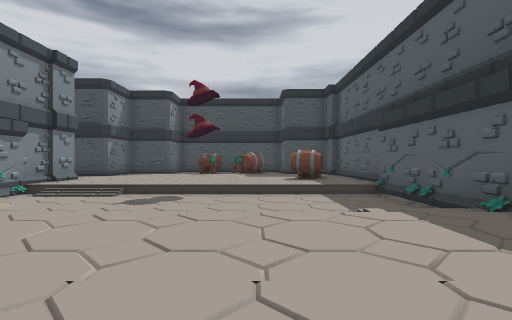
view 1 (above)

19 first-person views from a walk through a 3-D level made in the Godot game engine. The camera is 1.3 m above the floor, looks level and sees 85° across. The floor is counted in squares, 2 m on a side. Each view is taken from the middle of a square. On the plan, view 1 faces up. The plan holds only what a view shows up to about 9 squares ahead; the rest is blank. The place goes on beyond the plan. Characters and animated objects are left out.

view 2
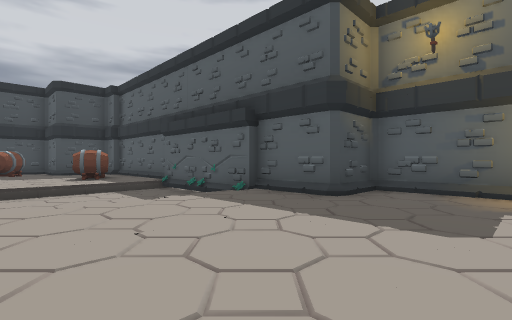

view 3
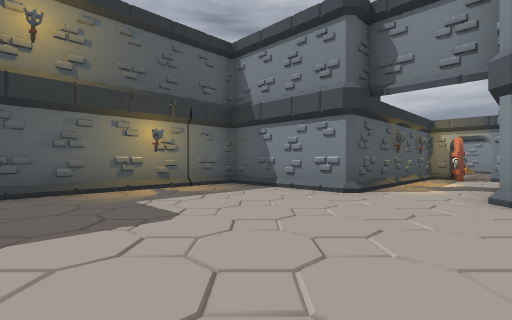

view 4
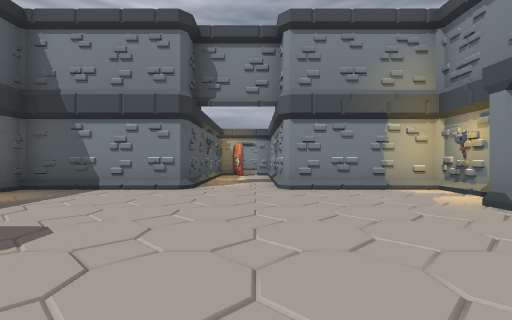

view 5
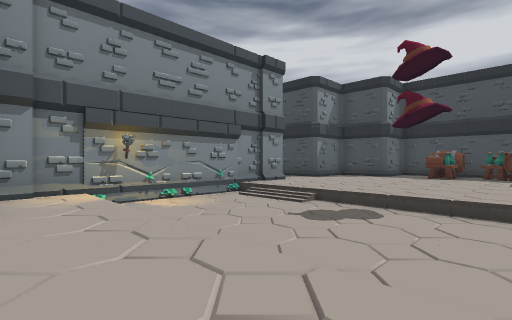

view 6
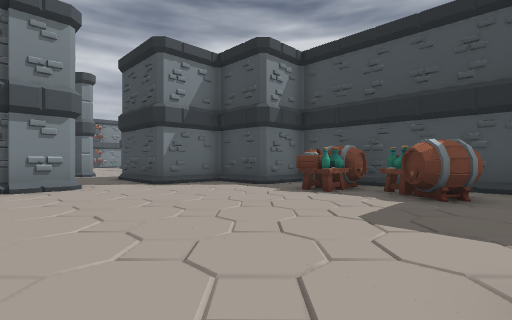

view 7
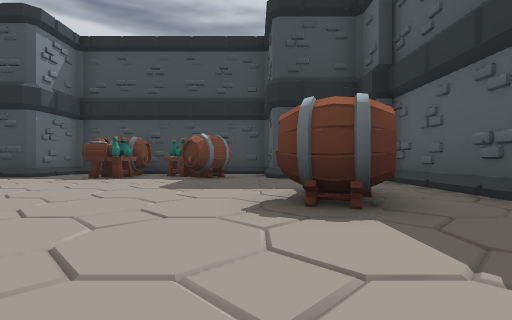

view 8
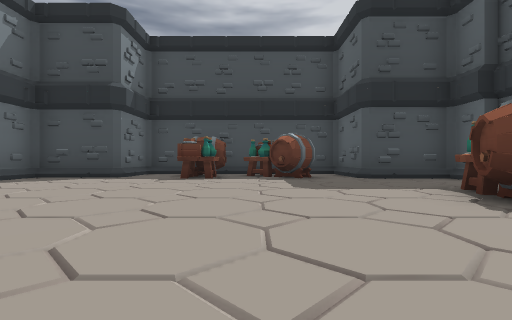

view 9
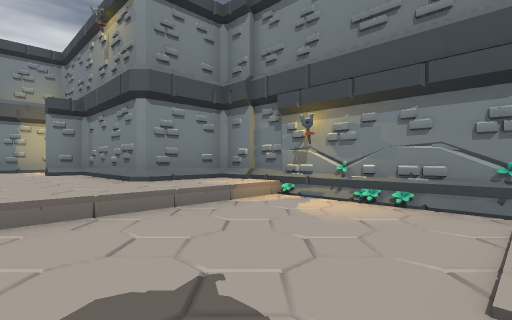

view 10
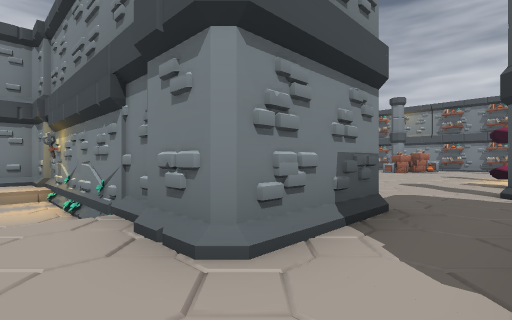

view 11
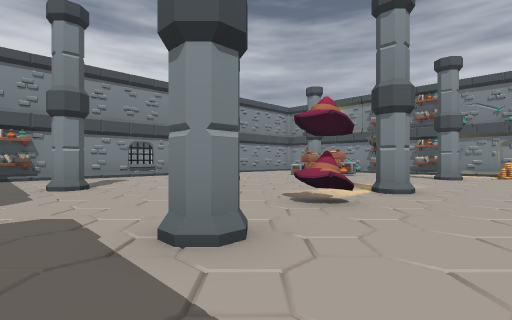

view 12
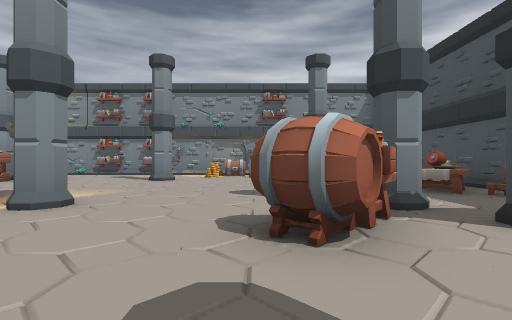

view 13
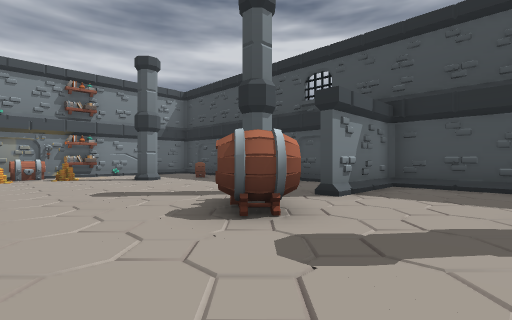

view 14
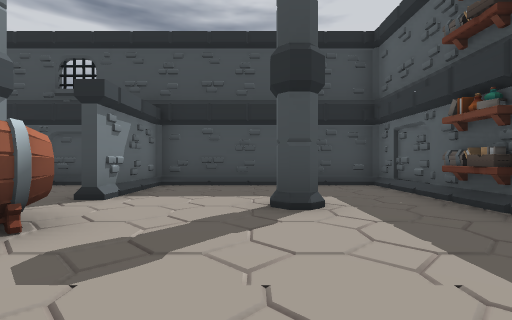

view 15
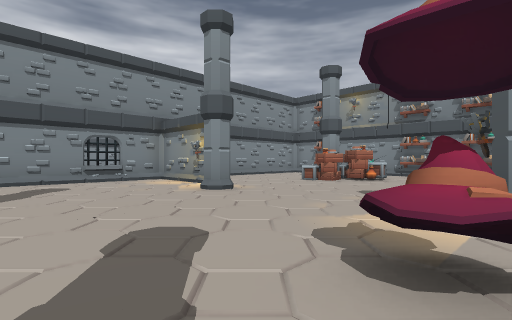

view 16
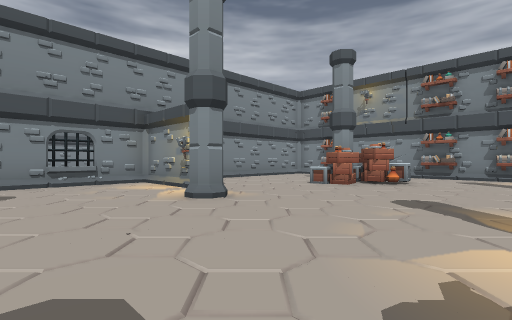

view 17
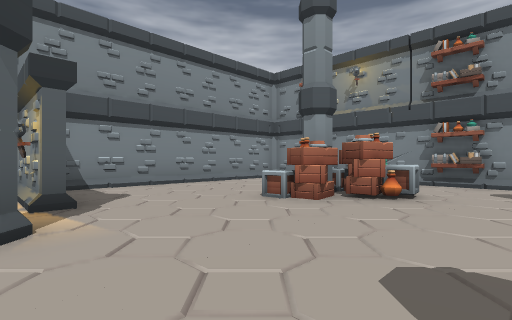

view 18
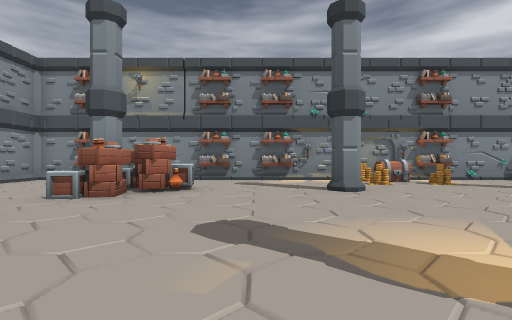

view 19
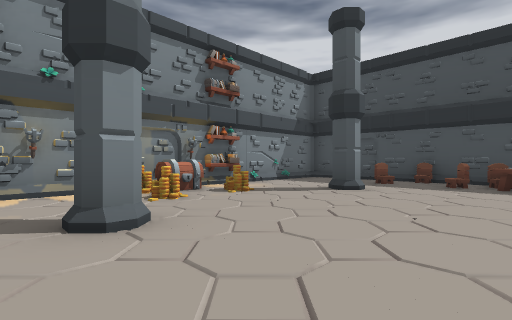

### Floor plan
Key: @ floor where view 1 was taken; # wall or solid block; . main floor; - floor 0.5 m lower than the main floor; / step, stairs or slope; ^ raised ledge; T torch; P pillar; C chair; A table; R crate; S sack; H chest; O other object.
Columns run from 25 left of view 1 to 6 right of it. Each row starts with its distance up from view 1.
 20     ##### ########
 19    ..CC/C.#/////.#
 18   ..C.CAA.#...../#
 17  #........#...../#
 16  #..P....P....P.##  ###
 15  #........##....#   #.######
 14  OS.......#.....   ##..###.#
 13  HH.............   #...#.#.###
 12  SS............. ###.........#
 11 #...P....P.#..P..............#
 10 ##.........................#.#
  9 #................##/.........#
  8 ##..............  #/.........#
  7 #...R...........  #///------/#
  6 ## RPR...P....P.  #/--------/#
  5  #  ............  #/--------/#
  4  # .....#.......  #/-------./#
  3   ......#......   #/.........#
  2  .......#.^...#   ###........###
  1  ##############     ##.........#
  0                      #...@.....#
 -1                      #.........#
 -2                      #........T#
 -3                      #.........#
 -4                      ###.......#
 -5                        ##..#####
 -6                         #..#
 -7                         #..#
 -8                          ..#
 -9                          ..#
-10                          ###

Positions as (right, up) in squares from view 1, and headings:
1: (0, 0), facing up
2: (-1, -1), facing up-right
3: (-1, 1), facing down-right
4: (0, 2), facing down
5: (0, 2), facing up-left
6: (1, 8), facing up-left
7: (1, 7), facing up
8: (-1, 7), facing up
9: (-2, 7), facing down-left
10: (-5, 11), facing down-left
11: (-10, 13), facing down-left
12: (-12, 14), facing left
13: (-12, 12), facing up-left
14: (-12, 12), facing up
15: (-12, 11), facing down-left
16: (-13, 10), facing down-left
17: (-16, 9), facing down-left
18: (-15, 9), facing left
19: (-18, 10), facing up-left
